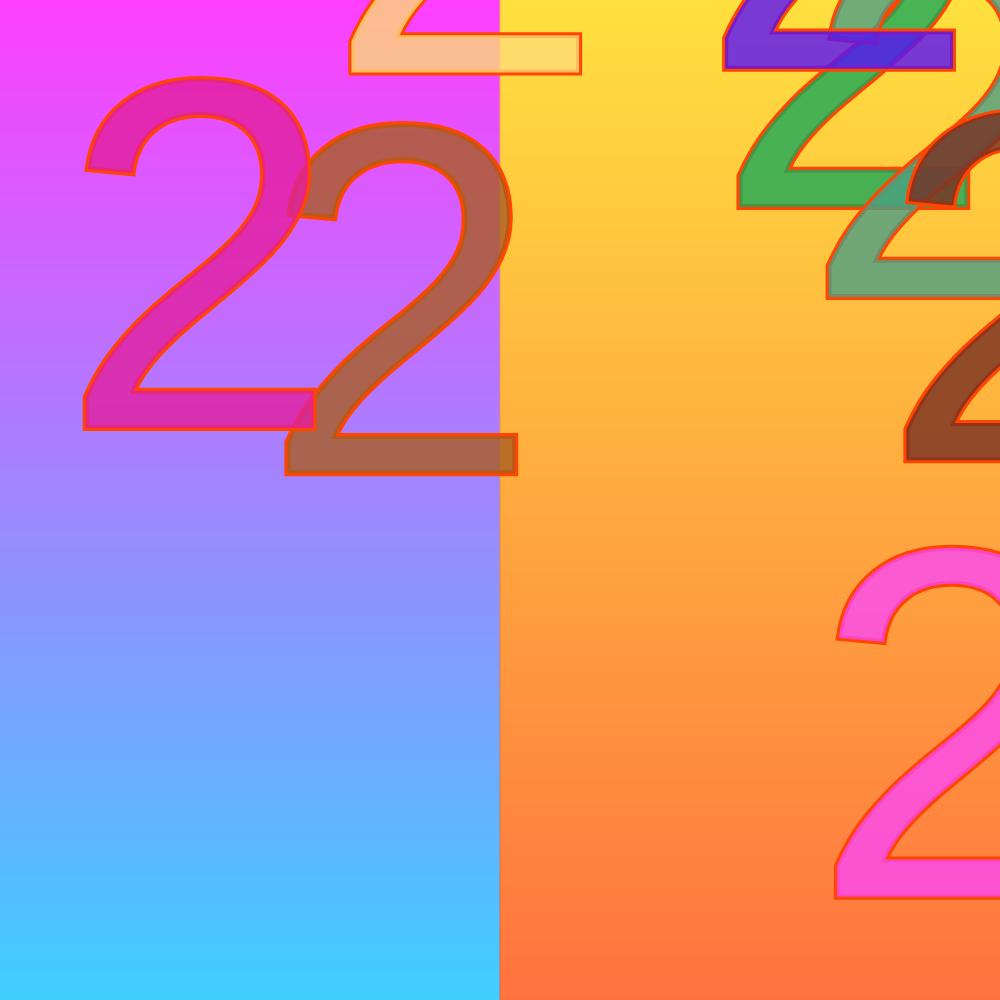
Frame 1 (no input)
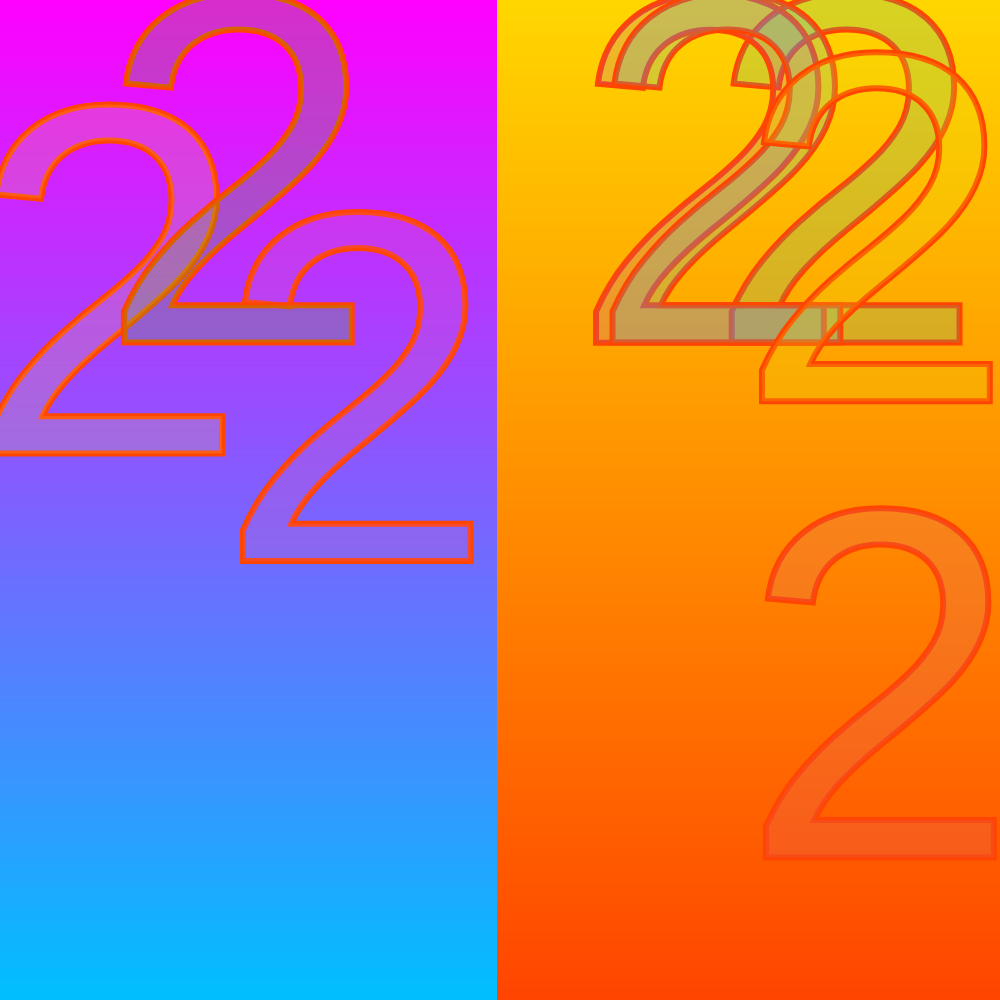
Frame 60 (no input)
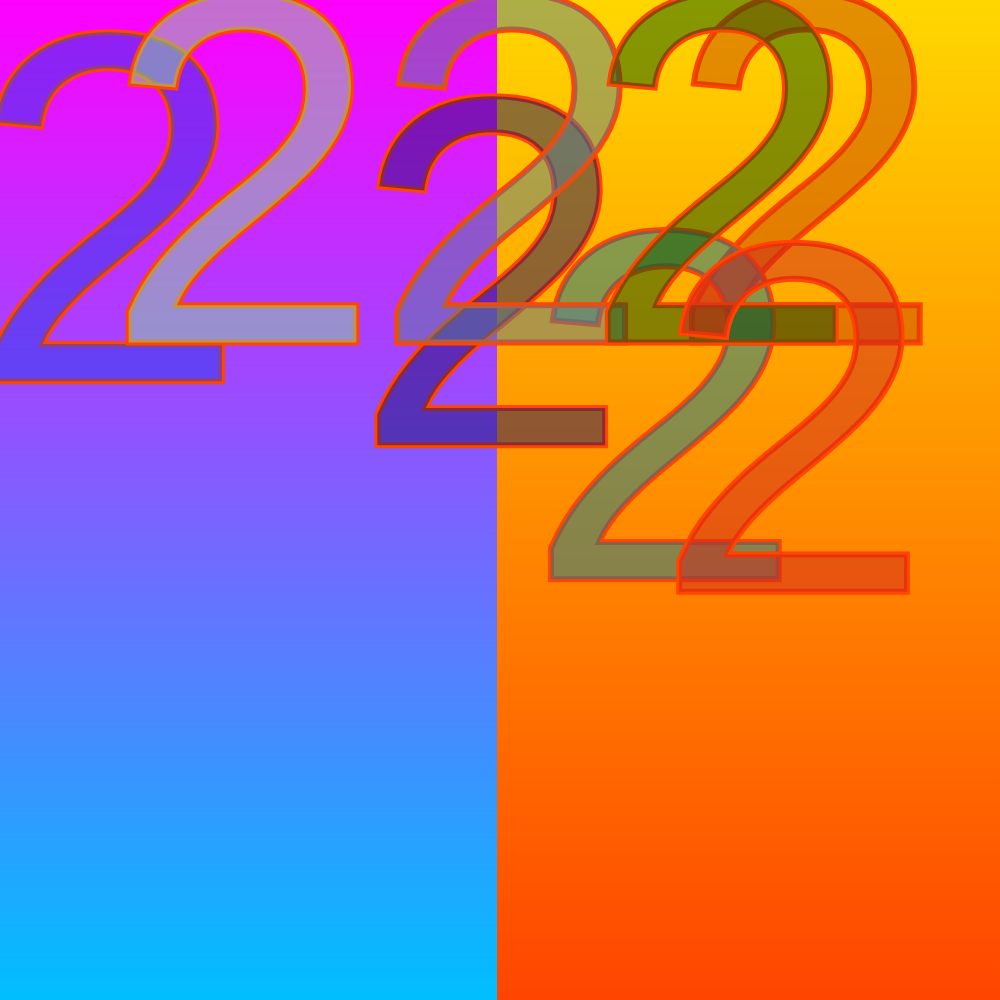
Frame 120 (the mouse pressed at the canvas centre since frame 60)

The p5.js sketch that drew these frames (run headless with seeded random() and noise() and a simulated clock; from frame 60 on, the mouse is pressed at the canvas centre):

// p5.js sketch
// ── sketch.js
let x = [];
let y = [];
let xoff = [];
let yoff = [];

function setup() {
  createCanvas(1000, 1000);
  for (let i = 0; i < 8; i++) {
    x[i] = random(width);
    y[i] = random(height);
    xoff[i] = random(10000);
    yoff[i] = random(10000);
  }
}

function gradient(x, y, w, h, c1, c2) {
  noFill();
  for (let i = y; i <= y + h; i++) {
    let inter = map(i, y, y + h, 0, 1);
    let c = lerpColor(c1, c2, inter);
    stroke(c);
    line(x, i, x + w, i);
  }
}

function draw() {
  let c1 = color(255 ,0 ,255 );
  let c2 = color(0 ,191 ,255 );
  gradient(0, 0, width/2 , height , c1, c2);
  
   c1 = color(255 ,215 ,0 );
   c2 = color(255 ,69 ,0 );
  gradient(width/2 , 0,width/2 , height , c1, c2);
-
 strokeWeight(6);
  
  textSize(500);
  
  let alpha = map(sin(frameCount * 0.5), -1 ,1 ,50 ,255 );
  

 for (let i = 0; i < x.length; i++) {
    fill(random(255), random(255), random(255), alpha);
    text('2', x[i], y[i]);
    x[i] += map(noise(xoff[i]), 0, 1, -10, 10);
    y[i] += map(noise(yoff[i]), 0, 1, -10, 10);
    xoff[i] += 0.01;
    yoff[i] += 0.01;
    
    x[i] = constrain(x[i], textWidth('2') / 2 +10 - 180, width - textWidth('2') / 2 -10 - 110 );
    y[i] = constrain(y[i], textAscent() / 2 + textDescent() / 2 +10 + 40,height - textAscent() / 2 - textDescent() / 2 -10 + 350 );
 }
}
